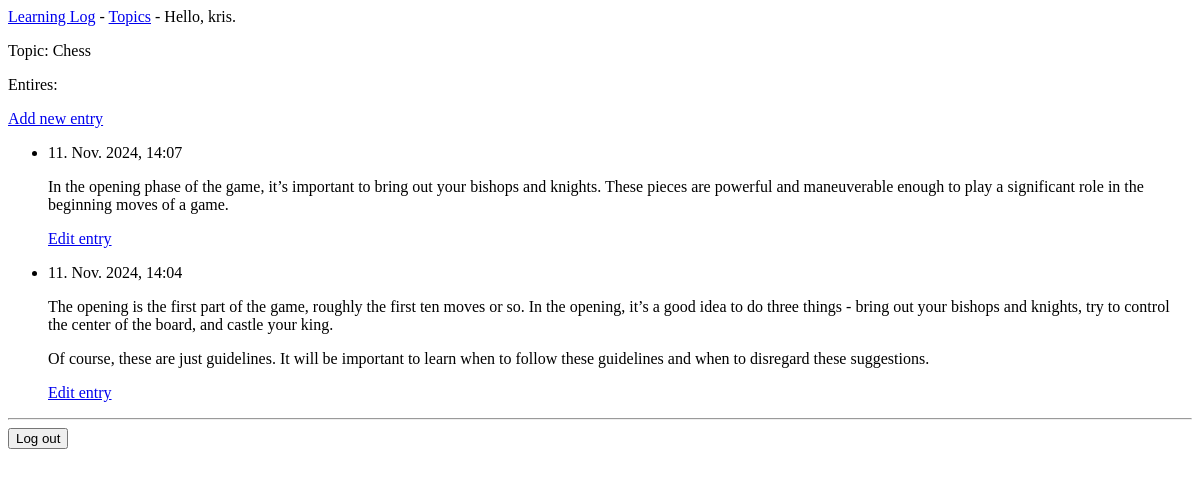
Page /topics/3/ (signed in) on the earlier database version.
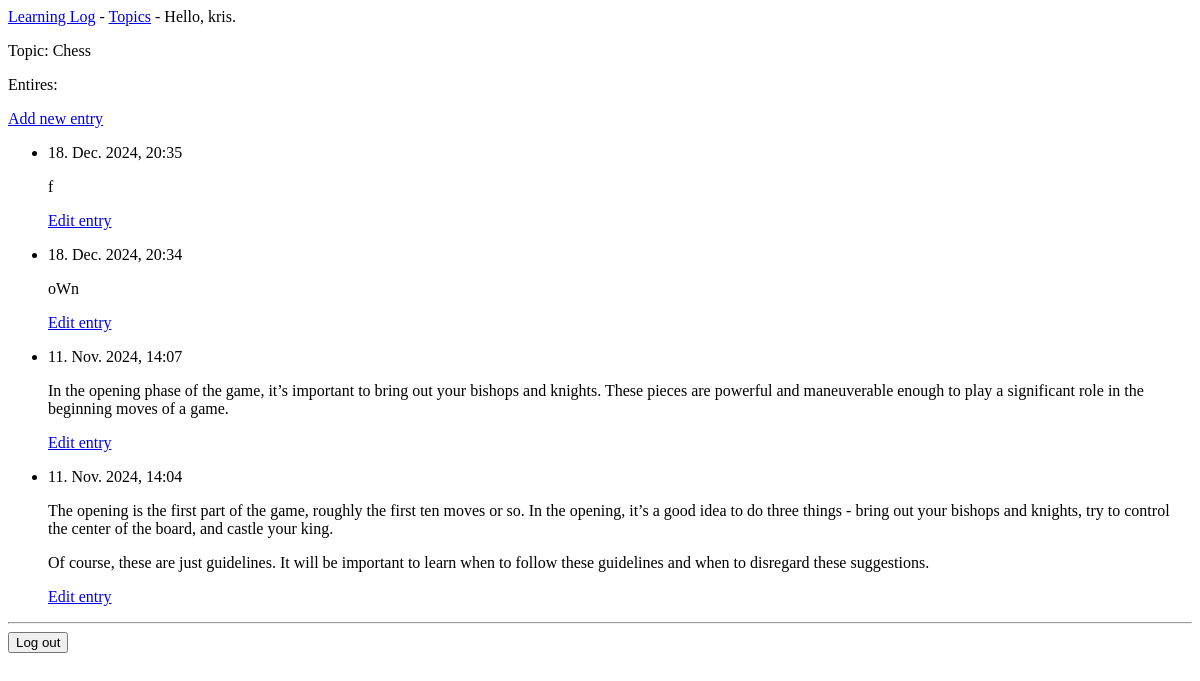
Same page on the later database version.
### learning_logs/models.py (models this page shows, shortened)
class Topic(models.Model):
    text = models.CharField(max_length=200)
    date_added = models.DateTimeField(auto_now_add=True)
    owner = models.ForeignKey(User, on_delete=models.CASCADE)

class Entry(models.Model):
    topic = models.ForeignKey(Topic, on_delete=models.CASCADE)
    text = models.TextField()
    date_added = models.DateTimeField(auto_now_add=True)
    class Meta:
        verbose_name_plural = 'entries'

### learning_logs/views.py (the view)
# urls.py: path("topics/<int:topic_id>/", views.topic, name="topic"),
@login_required
def topic(request, topic_id):
    topic = Topic.objects.get(id=topic_id)
    check_topic_owner(topic, request.user)
    entries = topic.entry_set.order_by("-date_added")
    context = {"topic": topic, "entries": entries}
    return render(request, "learning_logs/topic.html", context)

### learning_logs/views.py (called while the page is built)
def check_topic_owner(topic, user):
    if topic.owner != user:
        raise Http404

### learning_logs/templates/learning_logs/topic.html
{% extends "learning_logs/base.html" %}
{% block content %}
<p>Topic: {{ topic.text }}</p>
<p>Entires:</p>
<p>
<a href="{% url 'learning_logs:new_entry' topic.id %}">Add new entry</a>
</p>
<ul>
    {% for entry in entries %}
        <li>
            <p>{{ entry.date_added|date:"d. M. Y, H:i" }}</p>
            <p>{{ entry.text|linebreaks }}</p>
            <p><a href="{% url "learning_logs:edit_entry" entry.id %}">Edit
                entry</a></p>
        </li>
    {% empty %}
        <li>There are no entries for this topic yet.</li>
    {% endfor %}
</ul>
{% endblock content %}

### learning_logs/templates/learning_logs/base.html (shortened to what this page needs)
<p>
    <a href="{% url 'learning_logs:index' %}">Learning Log</a> -
    <a href="{% url 'learning_logs:topics' %}">Topics</a> -
    {% if user.is_authenticated %}
        Hello, {{ user.username }}.
    {% else %}
        <a href="{% url 'accounts:register' %}">Register</a> -
        <a href="{% url 'accounts:login' %}">Log in</a>
    {% endif %}
</p>
{% block content %}{% endblock content %}
{% if user.is_authenticated %}
    <hr />
    <form action="{% url 'accounts:logout' %}" method='post'>
        <button name='submit'>Log out</button>
    </form>
{% endif %}

Differences in the rows shown:
added Entry: date_added "18. Dec. 2024, 20:35", text "f"
added Entry: date_added "18. Dec. 2024, 20:34", text "oWn"
